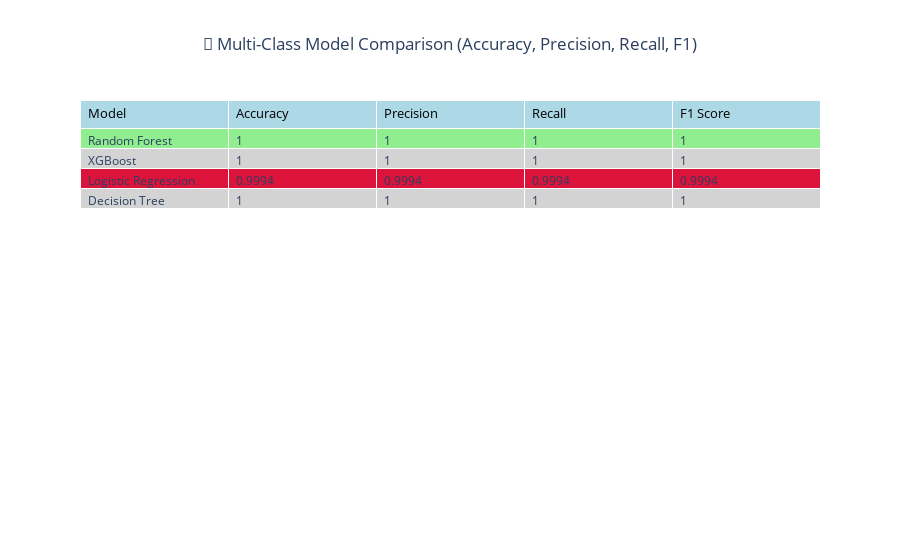

Source (notebook cell):
### Markdown cell above
# Jami: Natijalarni Taqqoslash

### Code cell
import pandas as pd
from sklearn.model_selection import train_test_split
from sklearn.ensemble import RandomForestClassifier
from sklearn.tree import DecisionTreeClassifier
from sklearn.linear_model import LogisticRegression
from xgboost import XGBClassifier
from sklearn.metrics import accuracy_score, precision_score, recall_score, f1_score
import plotly.graph_objects as go

# 1️⃣ X va y
X = df.drop('CategoryName', axis=1)
y = df['CategoryName']

# 2️⃣ Train / Validation / Test (60/20/20)
X_temp, X_test, y_temp, y_test = train_test_split(
    X, y, test_size=0.2, random_state=42, stratify=y
)
X_train, X_val, y_train, y_val = train_test_split(
    X_temp, y_temp, test_size=0.25, random_state=42, stratify=y_temp
)

# 3️⃣ Modellar
models = {
    "Random Forest": RandomForestClassifier(
        n_estimators=300, class_weight='balanced', random_state=42
    ),
    "XGBoost": XGBClassifier(
        n_estimators=300, learning_rate=0.1, max_depth=6,
        objective='multi:softmax', num_class=len(y.unique()),
        random_state=42, eval_metric='mlogloss'
    ),
    "Logistic Regression": LogisticRegression(
        max_iter=1000, multi_class='multinomial',
        class_weight='balanced', solver='lbfgs', random_state=42
    ),
    "Decision Tree": DecisionTreeClassifier(
        class_weight='balanced', random_state=42
    )
}

# 4️⃣ Natijalar
results = []

for name, model in models.items():
    model.fit(X_train, y_train)
    preds = model.predict(X_val)
    
    acc = accuracy_score(y_val, preds)
    prec = precision_score(y_val, preds, average='weighted', zero_division=0)
    rec = recall_score(y_val, preds, average='weighted', zero_division=0)
    f1 = f1_score(y_val, preds, average='weighted', zero_division=0)
    
    results.append({
        "Model": name,
        "Accuracy": acc,
        "Precision": prec,
        "Recall": rec,
        "F1 Score": f1
    })

# 5️⃣ DataFrame
results_df = pd.DataFrame(results)

# 6️⃣ Eng yaxshi va eng yomon modelni topamiz
best_model_index = results_df['F1 Score'].idxmax()
worst_model_index = results_df['F1 Score'].idxmin()

# 7️⃣ Rang berish
colors = ['lightgray'] * len(results_df)
colors[best_model_index] = 'lightgreen'  # eng yaxshi — yashil
colors[worst_model_index] = 'crimson'    # eng yomon — qizil

# 8️⃣ Jadval chizish
numeric_cols = results_df.select_dtypes(include=['float', 'int']).columns

fig = go.Figure(data=[go.Table(
    header=dict(values=list(results_df.columns),
                fill_color='lightblue',
                align='left',
                font=dict(size=13, color='black')),
    cells=dict(values=[
        results_df['Model'],  # model nomlari string
        *[results_df[col].round(4) for col in numeric_cols]  # faqat raqamli ustunlar
    ],
               fill_color=[colors] * len(results_df.columns),
               align='left',
               font=dict(size=12))
)])

fig.update_layout(
    title='🧠 Multi-Class Model Comparison (Accuracy, Precision, Recall, F1)',
    title_x=0.5
)
fig.show()

### Figure 1 — Plotly figure (JSON) as saved in the notebook; plotly's stock layout.template omitted (floating-point values rounded to 4 significant figures)
{"data": [{"cells": {"align": "left", "fill": {"color": [["lightgreen", "lightgray", "crimson", "lightgray"], ["lightgreen", "lightgray", "crimson", "lightgray"], ["lightgreen", "lightgray", "crimson", "lightgray"], ["lightgreen", "lightgray", "crimson", "lightgray"], ["lightgreen", "lightgray", "crimson", "lightgray"]]}, "font": {"size": 12}, "values": [["Random Forest", "XGBoost", "Logistic Regression", "Decision Tree"], [1, 1, 0.9994, 1], [1, 1, 0.9994, 1], [1, 1, 0.9994, 1], [1, 1, 0.9994, 1]]}, "header": {"align": "left", "fill": {"color": "lightblue"}, "font": {"color": "black", "size": 13}, "values": ["Model", "Accuracy", "Precision", "Recall", "F1 Score"]}, "type": "table"}], "layout": {"title": {"text": "🧠 Multi-Class Model Comparison (Accuracy, Precision, Recall, F1)", "x": 0.5}}}
